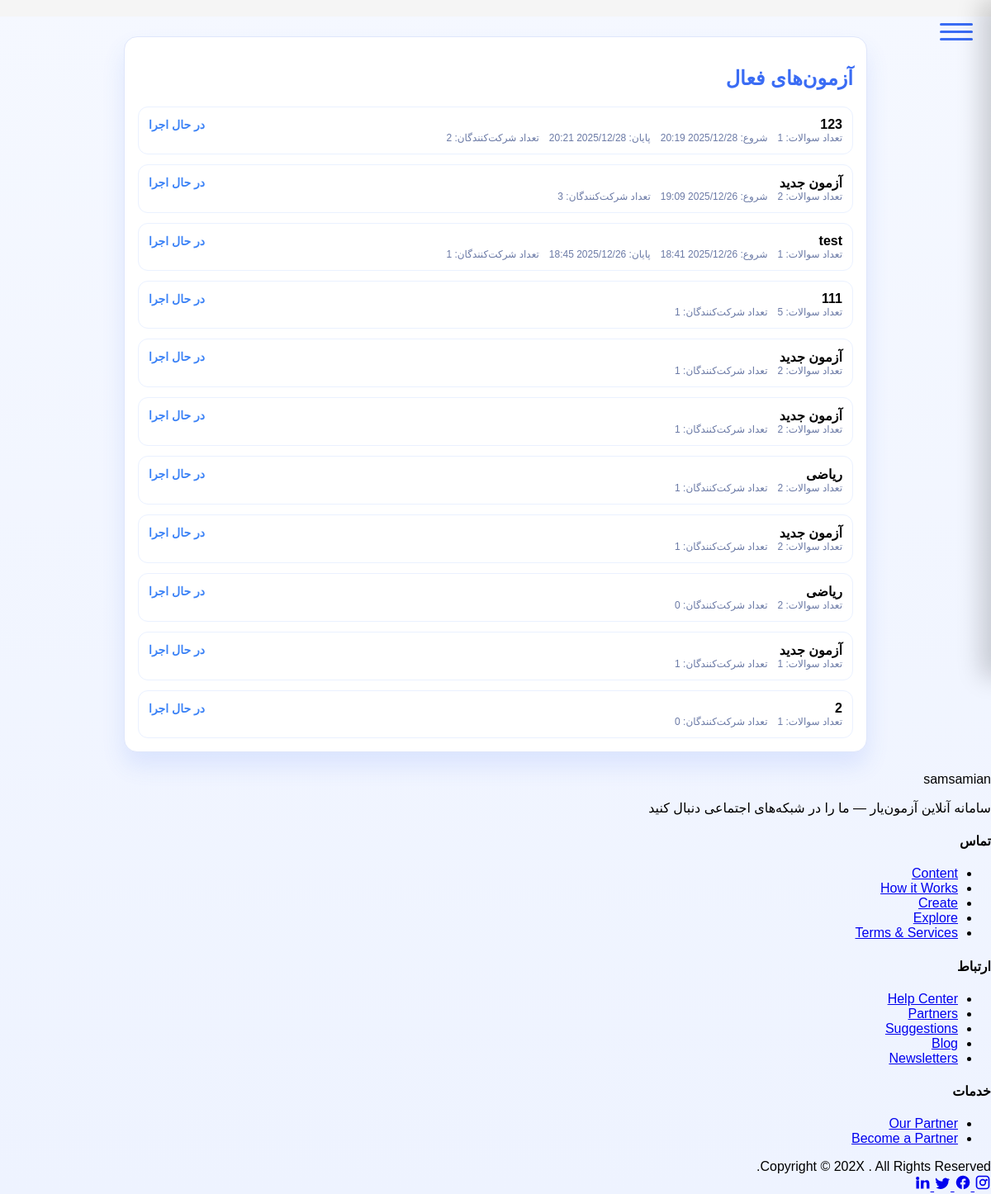
The app's page /accounts/exams/ (signed in) with its own data.
### accounts/models.py (models this page shows, shortened)
class Exam(models.Model):
    name = models.CharField(max_length=200)
    classroom = models.ForeignKey('Classroom', on_delete=models.CASCADE, related_name='exams')
    num_questions = models.PositiveIntegerField(default=0)
    created_by = models.ForeignKey(settings.AUTH_USER_MODEL, on_delete=models.CASCADE, related_name='created_exams')
    students = models.ManyToManyField(settings.AUTH_USER_MODEL, related_name='exams', blank=True)
    created_at = models.DateTimeField(auto_now_add=True)
    source_exam = models.ForeignKey('self', null=True, blank=True, on_delete=models.SET_NULL, related_name='derived_exams')
    shuffle_per_student = models.BooleanField(default=True)
    duration = models.PositiveIntegerField(default=60, help_text="Duration in minutes")
    start_time = models.DateTimeField(null=True, blank=True)
    end_time = models.DateTimeField(null=True, blank=True)
    class Meta:
        verbose_name = "آزمون"
        verbose_name_plural = "آزمون‌ها"

### accounts/views.py (the view)
# urls.py: path('exams/', ExamsListView.as_view(), name='exams_list'),
@method_decorator(login_required, name="dispatch")
class ExamsListView(TemplateView):
    template_name = "accounts/exams_list.html"
    def dispatch(self, request, *args, **kwargs):
        u = request.user
        is_instructor = (getattr(getattr(u, 'role', None), 'code', '') == 'instructor')
        if not is_instructor:
            return redirect('profile')
        return super().dispatch(request, *args, **kwargs)
    def get_context_data(self, **kwargs):
        ctx = super().get_context_data(**kwargs)
        u = self.request.user
        ctx['exams'] = Exam.objects.filter(created_by=u).order_by('-created_at')
        return ctx

### templates/accounts/exams_list.html (shortened to what this page needs)
{% extends "base.html" %}
{% block body_class %}exams-list{% endblock %}
{% block content %}
<div class="wrap">
  <div class="card">
    <h2 class="title">آزمون‌های فعال</h2>
    <div class="grid">
      {% for e in exams %}
      <div class="item">
        <div style="display:flex;justify-content:space-between;align-items:center;gap:12px;">
          <div><strong>{{ e.name }}</strong></div>
          {% if is_student_view %}
            {% if e.id in completed_exam_ids %}
                <div style="display:flex;gap:8px;align-items:center;">
                    <span class="status-finished">تمام شد</span>
                    <a href="{% url 'exam_result' e.id %}" class="btn-report" style="text-decoration:none;font-size:13px;padding:6px 12px;border-radius:10px;font-weight:700;">کارنامه</a>
                </div>
            {% else %}
                {% if e.start_time and e.start_time > now %}
                    <div class="countdown-timer" data-start="{{ e.start_time|date:'U' }}" data-exam-id="{{ e.id }}">
                        <span class="timer-text">شروع تا: </span>
                        <span class="timer-value">...</span>
                    </div>
                    <a href="/accounts/exams/{{ e.id }}/start/" id="btn-start-{{ e.id }}" class="btn-start" title="شروع آزمون" style="display:none;">شروع</a>
                {% else %}
                    <a href="/accounts/exams/{{ e.id }}/start/" class="btn-start" title="شروع آزمون">شروع</a>
                {% endif %}
            {% endif %}
          {% else %}
            {% if e.end_time and e.end_time < now %}
                <a href="{% url 'instructor_exam_report' e.id %}" class="btn-start" style="background:#10b981 !important;">نتایج</a>
            {% elif e.start_time and e.start_time > now %}
                <span style="color:#f59e0b; font-weight:700; font-size:14px;">در انتظار شروع آزمون</span>
            {% else %}
                <span style="color:#3b82f6; font-weight:700; font-size:14px;">در حال اجرا</span>
            {% endif %}
          {% endif %}
        </div>
        <div class="meta">
          <span>تعداد سوالات: {{ e.num_questions }}</span>
          {% if e.start_time %}<span>شروع: {{ e.start_time|date:"Y/m/d H:i" }}</span>{% endif %}
          {% if e.end_time %}<span>پایان: {{ e.end_time|date:"Y/m/d H:i" }}</span>{% endif %}
          {% if not is_student_view %}<span>تعداد شرکت‌کنندگان: {{ e.students.count }}</span>{% endif %}
        </div>
      </div>
      {% empty %}
      <div class="item">هنوز آزمونی تعریف نشده است</div>
      {% endfor %}
    </div>
  </div>
</div>
{% endblock %}

### static/styles.css (style rules this page uses)
body { font-family: tahoma, sans-serif; direction: rtl; margin: 0; padding: 0; }

### records on screen
Exam: name "123", shows "در حال اجرا", num_questions "1", start_time "2025/12/28 20:19", end_time "2025/12/28 20:21", students.count "2"
Exam: name "آزمون جدید", shows "در حال اجرا", num_questions "2", start_time "2025/12/26 19:09", students.count "3"
Exam: name "test", shows "در حال اجرا", num_questions "1", start_time "2025/12/26 18:41", end_time "2025/12/26 18:45", students.count "1"
Exam: name "111", shows "در حال اجرا", num_questions "5", students.count "1"
Exam: name "آزمون جدید", shows "در حال اجرا", num_questions "2", students.count "1"
Exam: name "آزمون جدید", shows "در حال اجرا", num_questions "2", students.count "1"
Exam: name "ریاضی", shows "در حال اجرا", num_questions "2", students.count "1"
Exam: name "آزمون جدید", shows "در حال اجرا", num_questions "2", students.count "1"
Exam: name "ریاضی", shows "در حال اجرا", num_questions "2", students.count "0"
Exam: name "آزمون جدید", shows "در حال اجرا", num_questions "1", students.count "1"
Exam: name "2", shows "در حال اجرا", num_questions "1", students.count "0"
